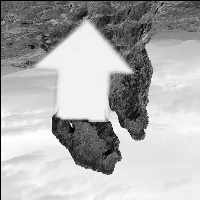
#> input picture resources/upinfo/0004_0028_0013_0109_0109.jpg, 200 x 200 px; its folder holds 4 pictures in this run
$ python '1. detectimagess.py'   (Python 2 division)
#> lines starting #> are read from the running program, lines starting #| are printed output that depends on the picture


import cv2
import numpy as np
import os


up_cascade = cv2.CascadeClassifier('../../resources/up_cascade.xml')


def exists(img, cascade):
    out = cascade.detectMultiScale(img, 1.3, 5)
    print out
    for (x, y, w, h) in out:
        imge = cv2.rectangle(img, (x, y), (x+w, y+h), (255, 0, 0), 2)

        cv2.imshow('UPS',imge)
        cv2.waitKey()
        cv2.destroyAllWindows()
    return 0


for name in os.listdir('../../resources/upinfo'):
    if name[-3:] != 'dat':

        img = cv2.imread('../../resources/upinfo/' + name, 0)
#> img is the input picture: shape (200, 200); min 0, max 255, mean 174.9

        exists(img, up_cascade)
#> in exists, `out = cascade.detectMultiScale(img, 1.3, 5)`: out = [[29, 17, 103, 103]]
#| [[ 29  17 103 103]]
#> the loop in exists, `for (x, y, w, h) in out:` made 1 pass
#> pass 1, in exists, `imge = cv2.rectangle(img, (x, y), (x+w, y+h), (255, 0, 0), 2)`:
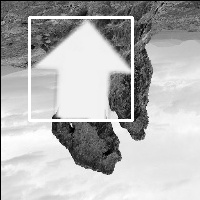
#> imge: shape (200, 200); min 0, max 255, mean 179.3
#> pass 3 of the loop `for name in os.listdir('../../resources/upinfo'):`:
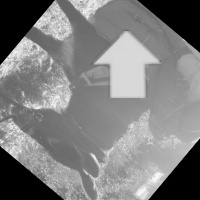
#> input picture resources/upinfo/0015_0091_0028_0070_0070.jpg, 200 x 200 px
#> img is the input picture: shape (200, 200); min 0, max 252, mean 127.6
#> out = [[88, 26, 75, 75]]
#| [[88 26 75 75]]
#> the loop in exists (call 3), `for (x, y, w, h) in out:` made 1 pass
#> pass 1, in exists (call 3), `imge = cv2.rectangle(img, (x, y), (x+w, y+h), (255, 0, 0), 2)`:
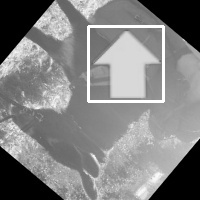
#> imge: shape (200, 200); min 0, max 255, mean 130.3
#> the loop made 4 passes; the first 3 are shown
